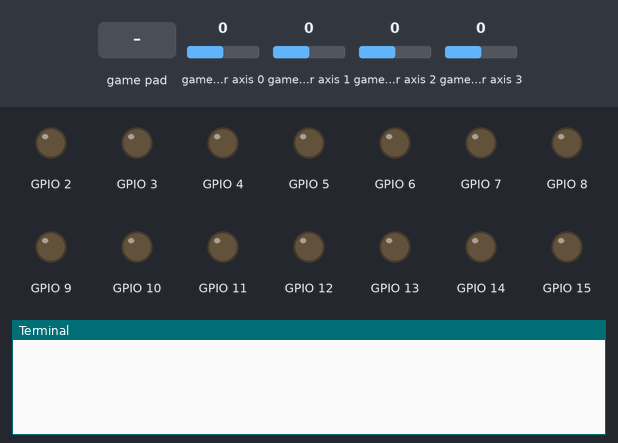
Simulated run of this program. Board: Raspberry Pi (BCM pin numbers). On the bench: output pins drawn as LEDs (lit = HIGH), the last lines printed to the terminal. The inputs (shaded band) are chosen by the test bench; at power-on: game-controller axis 0 0, game-controller axis 1 0, game-controller axis 2 0, game-controller axis 3 0. The pygame window is not drawn.

Above: at 1.2 s.
1.3 s: game-controller axis 0 set to -1
At 1.9 s:
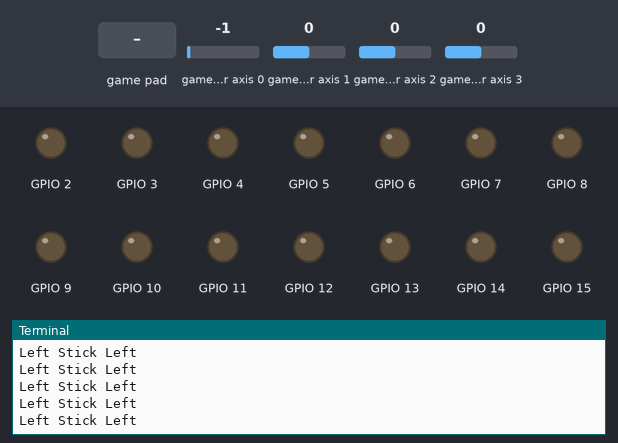
2.8 s: game-controller button 6 pressed
4.3 s: game-controller axis 1 set to -1
At 5.1 s:
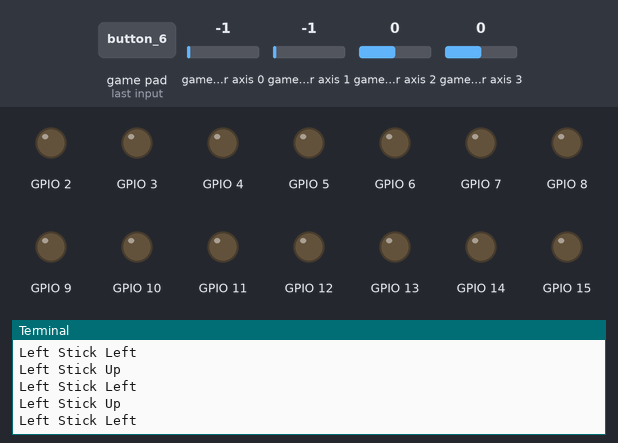
5.8 s: game-controller axis 2 set to -1
At 6.3 s:
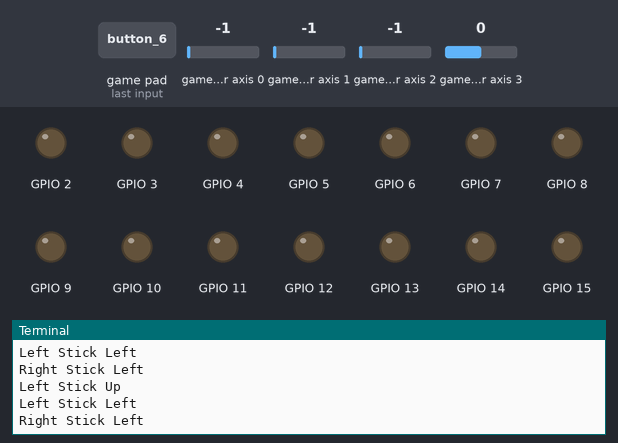
7.3 s: game-controller button 7 pressed
8.8 s: game-controller axis 3 set to -1
At 9.5 s:
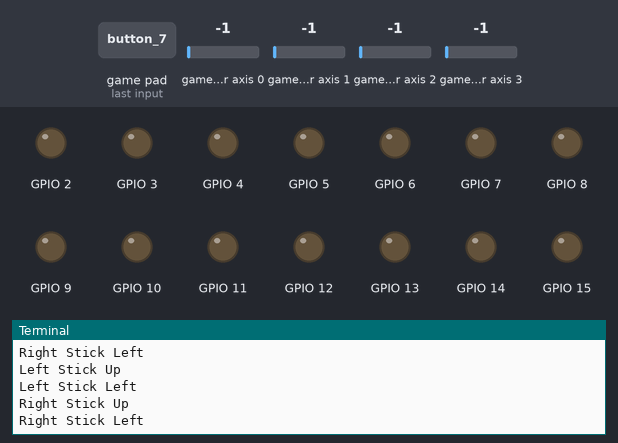

The program:

joystick_full_control_input_prints_only.py
```python
import RPi.GPIO as GPIO
from time import sleep

GPIO.setwarnings(False)
GPIO.setmode(GPIO.BCM)
GPIO.setup(2, GPIO.OUT, initial=GPIO.LOW)

GPIO.setwarnings(False)
GPIO.setmode(GPIO.BCM)
GPIO.setup(3, GPIO.OUT, initial=GPIO.LOW)

GPIO.setwarnings(False)
GPIO.setmode(GPIO.BCM)
GPIO.setup(4, GPIO.OUT, initial=GPIO.LOW)

GPIO.setwarnings(False)
GPIO.setmode(GPIO.BCM)
GPIO.setup(5, GPIO.OUT, initial=GPIO.LOW)

GPIO.setwarnings(False)
GPIO.setmode(GPIO.BCM)
GPIO.setup(6, GPIO.OUT, initial=GPIO.LOW)

GPIO.setwarnings(False)
GPIO.setmode(GPIO.BCM)
GPIO.setup(7, GPIO.OUT, initial=GPIO.LOW)

GPIO.setwarnings(False)
GPIO.setmode(GPIO.BCM)
GPIO.setup(8, GPIO.OUT, initial=GPIO.LOW)

GPIO.setwarnings(False)
GPIO.setmode(GPIO.BCM)
GPIO.setup(9, GPIO.OUT, initial=GPIO.LOW)

GPIO.setwarnings(False)
GPIO.setmode(GPIO.BCM)
GPIO.setup(10, GPIO.OUT, initial=GPIO.LOW)

GPIO.setwarnings(False)
GPIO.setmode(GPIO.BCM)
GPIO.setup(11, GPIO.OUT, initial=GPIO.LOW)

GPIO.setwarnings(False)
GPIO.setmode(GPIO.BCM)
GPIO.setup(12, GPIO.OUT, initial=GPIO.LOW)

GPIO.setwarnings(False)
GPIO.setmode(GPIO.BCM)
GPIO.setup(13, GPIO.OUT, initial=GPIO.LOW)

GPIO.setwarnings(False)
GPIO.setmode(GPIO.BCM)
GPIO.setup(14, GPIO.OUT, initial=GPIO.LOW)

GPIO.setwarnings(False)
GPIO.setmode(GPIO.BCM)
GPIO.setup(15, GPIO.OUT, initial=GPIO.LOW)

GPIO.setwarnings(False)
GPIO.setmode(GPIO.BCM)
GPIO.setup(16, GPIO.OUT, initial=GPIO.LOW)

GPIO.setwarnings(False)
GPIO.setmode(GPIO.BCM)
GPIO.setup(17, GPIO.OUT, initial=GPIO.LOW)

GPIO.setwarnings(False)
GPIO.setmode(GPIO.BCM)
GPIO.setup(18, GPIO.OUT, initial=GPIO.LOW)

GPIO.setwarnings(False)
GPIO.setmode(GPIO.BCM)
GPIO.setup(19, GPIO.OUT, initial=GPIO.LOW)

GPIO.setwarnings(False)
GPIO.setmode(GPIO.BCM)
GPIO.setup(20, GPIO.OUT, initial=GPIO.LOW)

GPIO.setwarnings(False)
GPIO.setmode(GPIO.BCM)
GPIO.setup(21, GPIO.OUT, initial=GPIO.LOW)

GPIO.setwarnings(False)
GPIO.setmode(GPIO.BCM)
GPIO.setup(22, GPIO.OUT, initial=GPIO.LOW)

GPIO.setwarnings(False)
GPIO.setmode(GPIO.BCM)
GPIO.setup(23, GPIO.OUT, initial=GPIO.LOW)

GPIO.setwarnings(False)
GPIO.setmode(GPIO.BCM)
GPIO.setup(24, GPIO.OUT, initial=GPIO.LOW)

GPIO.setwarnings(False)
GPIO.setmode(GPIO.BCM)
GPIO.setup(25, GPIO.OUT, initial=GPIO.LOW)

GPIO.setwarnings(False)
GPIO.setmode(GPIO.BCM)
GPIO.setup(26, GPIO.OUT, initial=GPIO.LOW)

GPIO.setwarnings(False)
GPIO.setmode(GPIO.BCM)
GPIO.setup(27, GPIO.OUT, initial=GPIO.LOW)


import pygame


pygame.init()

clock = pygame.time.Clock()

FPS = 30

running = True


#basic do joystick

pygame.joystick.init()

joystick = pygame.joystick.Joystick(0)

joystick.init()

screen = pygame.display.set_mode((400,300))

pygame.display.set_caption('Control')


while running:


    for event in pygame.event.get():

        if event.type == pygame.QUIT:

            running = False

        elif event.type == pygame.KEYDOWN:

            if event.key == pygame.K_ESCAPE:

                running = False

    clock.tick(FPS)

    pygame.display.update()

#Left Vertical Joystick--------------------
    L_verticalaxis = joystick.get_axis(1)
    if L_verticalaxis < -0.1:
        print('Left Stick Up')

    L_verticalaxis = joystick.get_axis(1)
    if L_verticalaxis > 0.1:
        print('Left Stick Down')

#Left Horizontal Joystick------------------
    L_horizontalaxis = joystick.get_axis(0)
    if L_horizontalaxis < -0.1:
        print('Left Stick Left')

    L_horizontalaxis = joystick.get_axis(0)
    if L_horizontalaxis > 0.1:
        print('Left Stick Right')

#Right Vertical Joystick-------------------
    R_verticalaxis = joystick.get_axis(3)
    if R_verticalaxis < -0.1:
        print('Right Stick Up')

    R_verticalaxis = joystick.get_axis(3)
    if R_verticalaxis > 0.1:
        print('Right Stick Down')
#Right Horizontal Joystick----------------
    R_horizontalaxis = joystick.get_axis(2)
    if R_horizontalaxis < -0.1:
        print('Right Stick Left')

    R_horizontalaxis = joystick.get_axis(2)
    if R_horizontalaxis > 0.1:
        print('Right Stick Right')

#L1_Button--------------------------------
    L1 = joystick.get_button(6)
    if L1:
        print ('L1')

#L2_Button-------------------------------
    L2 = joystick.get_button(8)
    if L2:
        print ('L2')

#R1_Button-------------------------------
    R1 = joystick.get_button(7)
    if R1:
        print ("R1")

#R2_Button-------------------------------
    R1 = joystick.get_button(9)
    if R1:
        print ("R2")

#Y_Button-------------------------------
    Y = joystick.get_button(4)
    if Y:
        print ("Y")

#X_Button-------------------------------
    X = joystick.get_button(3)
    if X:
        print ("X")

#B_Button-------------------------------
    B = joystick.get_button(1)
    if B:
        print ("B")

#A_Button-------------------------------
    A = joystick.get_button(0)
    if A:
        print ("A")

#SELECT_Button-------------------------
    SELECT = joystick.get_button(10)
    if SELECT:
        print ("SELECT")

#START_Button--------------------------
    START= joystick.get_button(11)
    if START:
        print ("START")

#L_Click_Button------------------------
    L_CLICK= joystick.get_button(13)
    if L_CLICK:
        print ("L_CLICK")

#R_Click_Button------------------------
    R_CLICK= joystick.get_button(14)
    if R_CLICK:
        print ("R_CLICK")

#OPTIONS_Button-----------------------
    OPTIONS= joystick.get_button(5)
    if OPTIONS:
        print ("OPTIONS")

#------------------------------------=
#left joystick = Axis1, Axis=0
#right joystick= Axis3, Axis=2
#0=A
#1=B
#2
#3=X
#4=Y
#5=
#6=L1
#8=L2
#7=R1
#9=R2
#4=Y
#10=SELECT
#11=START
#12
#13=L_CLICK
#14=R_CLICK

#----------------------------------------------------
pygame.quit()
```

Measured:
- after the input at 1.3 s, the terminal: prints a new line at once (image 1)
- after the input at 4.3 s, the terminal: prints a new line at once (image 2)
- after the input at 5.8 s, the terminal: prints a new line at once (image 3)
- after the input at 8.8 s, the terminal: prints a new line at once (image 4)
